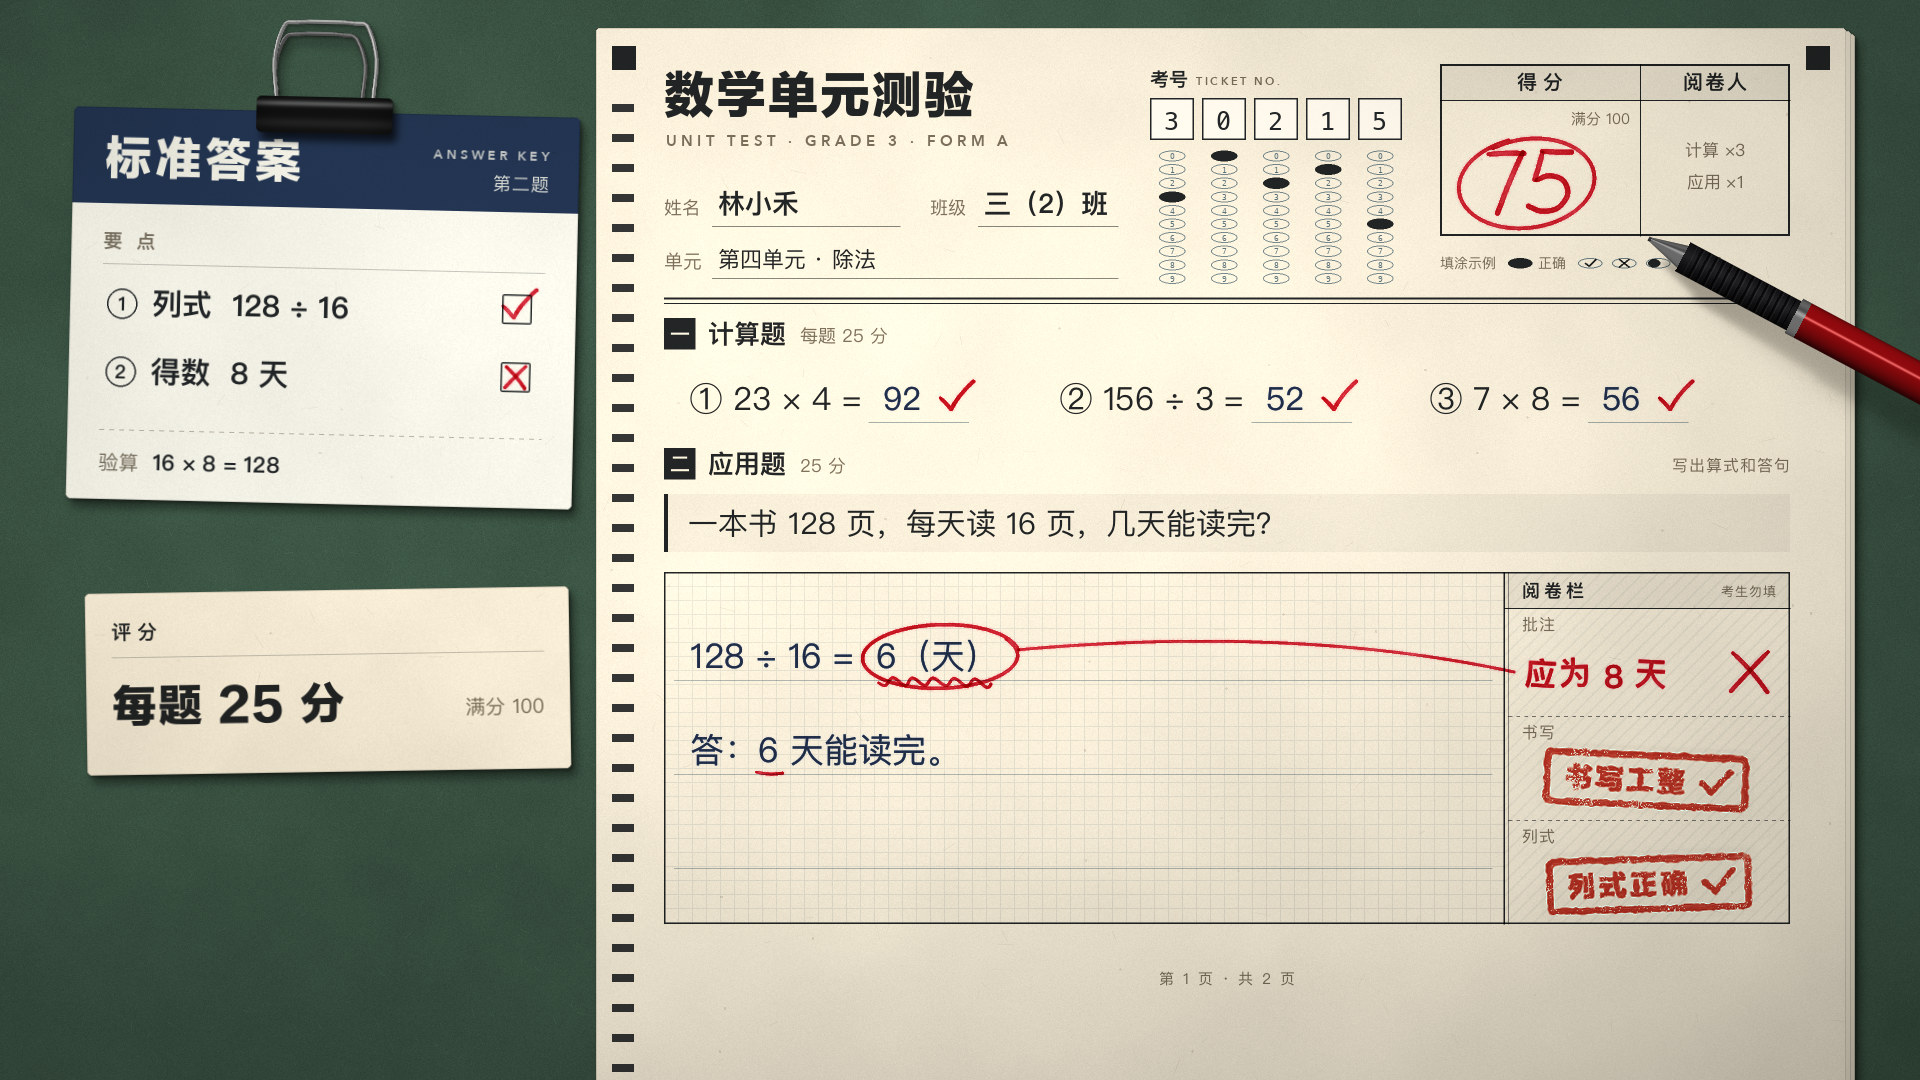

Generate this figure with Python:
"""Example (exam grading): 数学单元测验 · Unit Test, Graded — a primary-school maths quiz being marked on a green
felt desk. The answer sheet (two more sheets under it) is a printed form: timing marks, a heavy title, name and class
fields, a ticket number with its bubbles filled, a score / grader table, section one (three sums in a row) and
section two (a word problem in a tinted box, an answer box with ruled lines and a hatched grading column). On the
left, the answer key is clipped to a card with a black binder clip, and a slip gives the marking scheme.

The candidate writes the answers line by line in blue-black. Two rubber stamps land in the grading column (书写工整
✓, 列式正确 ✓): the set-up of the word problem is right. Then the red pen ticks the three sums, finds the slip in
128 ÷ 16 = 6: a wavy underline, a ring round 6（天）, a leader out to the grading column, the note 应为 8 天 and a
cross; it underlines the 6 in the answer sentence too, ticks ① and crosses ② on the key, and writes 75 in the score
box, circled.
No image model.
python3 grading_math_quiz.py [out.jpg] [--stages DIR]
"""
import os, sys, time
sys.path.insert(0, os.path.join(os.path.dirname(os.path.abspath(__file__)), '..', 'lib'))
import numpy as np
from grading import Grading, INK, GRAY, NAVY, PAPERS

out = sys.argv[1] if len(sys.argv) > 1 and not sys.argv[1].startswith('--') else 'grading_math_quiz.jpg'
stages = sys.argv[sys.argv.index('--stages') + 1] if '--stages' in sys.argv else None
T0 = time.time()
tick = lambda name: print(f'{name:16s} {time.time() - T0:5.1f}s') if os.environ.get('GRADING_TIMING') else None

W, H = 1920, 1080
g = Grading(W, H, seed=7, keep_stages=bool(stages), stages_dir=stages)
g.desk()
tick('desk')

# ===================================================================== the answer sheet (printed)
CX0, CX1, COL = 664, 1790, 1504
s = g.sheet(596, 28, 1250, 1110, stack=2)
s.corner_mark(612, 46); s.corner_mark(1806, 46)
s.timing_track(612, 104, 1130)
s.title('数学单元测验', CX0, 112, 50, sub='UNIT TEST · GRADE 3 · FORM A')
s.field('姓名', '林小禾', CX0, 214, 900)
s.field('班级', '三（2）班', 930, 214, 1118)
s.text('单元', CX0, 268, 19, 'body', GRAY)
s.text('第四单元 · 除法', CX0 + 54, 267, 22, 'body', INK)
s.line([(CX0 + 48, 278), (1118, 278)], 1.0, INK, 0.55)
s.ticket(1150, 98, '30215')
SCORE = s.score_box(1440, 64, note='满分 100', lines=('计算 ×3', '应用 ×1'))
s.fill_example(1440, 268)
s.line([(CX0, 298), (CX1, 298)], 2.2); s.line([(CX0, 303), (CX1, 303)], 0.8)

# section one: three sums in a row
s.section(CX0, 318, '一', '计算题', '每题 25 分')
SUMS = [('① 23 × 4 =', '92'), ('② 156 ÷ 3 =', '52'), ('③ 7 × 8 =', '56')]
SUM_X = [690, 1060, 1430]
SUM_Y = 410
sum_ans = []
for (q, a), x in zip(SUMS, SUM_X):
    end = s.text(q, x, SUM_Y, 32, 'body', INK)
    s.line([(end + 8, SUM_Y + 12), (end + 108, SUM_Y + 12)], 1.0, '#486880', 0.5)
    sum_ans.append((end + 22, a))

# section two: a word problem, an answer box with a grading column
s.section(CX0, 448, '二', '应用题', '25 分', meta='写出算式和答句', x1=CX1)
s.question(CX0, 494, CX1, 552, '一本书 128 页，每天读 16 页，几天能读完？', 30)
FY0, FY1 = 572, 924
LINES = [668, 762, 856]
s.answer_frame(CX0, FY0, CX1, FY1, col=COL, lines=[b + 12 for b in LINES],
               rows=[('批注', 630, 716), ('书写', 738, 820), ('列式', 842, None)])
s.text('第 1 页 · 共 2 页', (CX0 + CX1) / 2, 984, 15, 'body', GRAY, anchor='ms', spacing=2)
tick('sheet')

# ===================================================================== the answer key card and the slip
KX, KY, KW, KH = 70, 112, 506, 392
key = g.card(KX, KY, KW, KH, rot=-1.3)
key.band(KX, KY, KX + KW, KY + 96, NAVY)
key.text('标准答案', KX + 32, KY + 66, 46, 'heavy', mode='knock', spacing=4)
key.text('ANSWER KEY', KX + KW - 30, KY + 44, 13, 'latin', mode='knock', anchor='rs', spacing=3.5, alpha=0.75)
key.text('第二题', KX + KW - 30, KY + 74, 18, 'body', mode='knock', anchor='rs', spacing=1, alpha=0.85)
key.text('要 点', KX + 32, KY + 140, 19, 'bold', GRAY, spacing=4)
key.line([(KX + 32, KY + 156), (KX + KW - 32, KY + 156)], 1.0, INK, 0.25)
KEY_ROWS = [('列式  128 ÷ 16', KY + 206), ('得数  8 天', KY + 274)]
for i, (t, y) in enumerate(KEY_ROWS):
    key.circled(i + 1, KX + 52, y - 10)
    key.text(t, KX + 82, y, 30, 'bold', INK)
    key.checkbox(KX + KW - 74, y - 28, 30)
key.line([(KX + 32, KY + 322), (KX + KW - 32, KY + 322)], 1.2, GRAY, 0.5, dash=(5, 5))
key.text('验算', KX + 32, KY + 362, 20, 'body', GRAY)
key.text('16 × 8 = 128', KX + 86, KY + 362, 22, 'bold', INK)

SX, SY, SW, SH = 86, 590, 484, 182
slip = g.card(SX, SY, SW, SH, tint=PAPERS['slip'], rot=0.9)
slip.text('评分', SX + 26, SY + 46, 20, 'bold', INK, spacing=6)
slip.line([(SX + 26, SY + 64), (SX + SW - 26, SY + 64)], 1.0, INK, 0.25)
slip.text('每题 25 分', SX + 26, SY + 128, 44, 'heavy', INK, spacing=2)
slip.text('满分 100', SX + SW - 26, SY + 126, 20, 'body', GRAY, anchor='rs')
tick('cards')

# ===================================================================== what gets written
ans = [s.answer(a, x, SUM_Y, 32) for x, a in sum_ans]
EQ = '128 ÷ 16 =  6（天）'                              # a child's gap before the result
L1 = s.answer(EQ, 690, LINES[0], 34)
L2 = s.answer('答：6 天能读完。', 690, LINES[1], 34)
writing = ans + [L1, L2]

ST1 = s.stamp(1646, 780, '书写工整', h=60, size=28, rot=-2.5)
ST2 = s.stamp(1649, 884, '列式正确', h=60, size=28, rot=1.8)

x6a = 690 + s.width('128 ÷ 16 =  ', 34); x6b = 690 + s.width(EQ, 34)
ticks = [s.check(x + s.width(a, 32) + 34, SUM_Y - 12, 30) for x, a in sum_ans]
wave = s.wave(x6a + 2, x6b - 8, LINES[0] + 13)
ring = s.ring((x6a + x6b) / 2 + 3, LINES[0] - 11, (x6b - x6a) / 2 + 15, 31)
NOTE = (1524, 686)
lead = s.leader(ring.tip(1.0), (NOTE[0] - 10, NOTE[1] - 14), bend=36)
note = s.note('应为 8 天', NOTE[0], NOTE[1], 32)
cross = s.cross(1750, 672, 20)
u6 = s.underline(690 + s.width('答：', 34) - 2, 690 + s.width('答：6', 34) + 4, LINES[1] + 10)
kc = key.check(KX + KW - 58, KY + 206 - 16, 30)
kx = key.cross(KX + KW - 59, KY + 274 - 13, 11, width=3.0)
score = s.score('75', SCORE[0] - 14, SCORE[1] + 10, 62)
red = ticks + [wave, ring, lead, note, cross, u6, kc, kx, score]
tick('marks')
REST = (1648, 238)                                     # where the pen is put down at the end

if not stages:
    # ================================================================= just the finished picture
    g.place(s); g.place(key); g.place(slip)
    key.clip(KX + 250, KY + 2)
    for st in (ST1, ST2): st.progress = 1.0
    g.pen(*REST, lift=0.45)
    img = g.save(out)
    tick('saved')
    print('saved', out)
    sys.exit()

# ===================================================================== stage by stage (for the drawing GIF)
# names: 'x~...' are motion frames (shown briefly, no cross-fade), '@ms' sets how long a stage is held
for m in writing + red: m.progress = 0.0
for st in (ST1, ST2): st.progress = 0.0
g.stage('desk')
# the answer sheet comes down onto the felt
g.place(s, 1.0, -36, -64, -2.6); g.stage('sheet_up@260')
for k, (l, dx, dy, r) in enumerate([(0.55, -18, -30, -1.3), (0.2, -6, -10, -0.4)]):
    g.place(s, l, dx, dy, r); g.stage(f'sheet~{k}@80')
g.place(s); g.stage('sheet')
# the key card and the slip, then the clip
g.place(slip, 1.0, 30, 40, 3.0); g.place(key, 1.0, -40, -60, -3.5); g.stage('cards_up@260')
for k, l in enumerate((0.55, 0.2)):
    g.place(key, l, -40 * l, -60 * l, -3.5 * l); g.place(slip, l, 30 * l, 40 * l, 3.0 * l); g.stage(f'cards~{k}@80')
g.place(key); g.place(slip); g.stage('cards')
key.clip(KX + 250, KY + 2); g.stage('clip@600')
# the answers, line by line
for i, m in enumerate(writing):
    for k, p in enumerate((0.5,) if len(m.path[0]) < 6 else (0.34, 0.67)):
        m.progress = p; g.stage(f'ans{i}~{k}@110')
    m.progress = 1.0; g.stage(f'ans{i}@420')
# two stamps, one after the other: down, press, up
for i, st in enumerate((ST1, ST2)):
    for k, h in enumerate((0.9, 0.45)):
        g.stamper(st, h); g.stage(f'stamp{i}~down{k}@{110 if k == 0 else 70}')
    g.stamper(st, 0.0); g.stage(f'stamp{i}~press@360')
    g.stamper(st, 0.5); g.stage(f'stamp{i}~up@90')
    g.stamper(None); g.stage(f'stamp{i}@650')
for st in (ST1, ST2): st.wet = 0.0


# the red pen: travels lifted between marks, writes each one
def canvas_of(m, p):
    paper = m.paper if hasattr(m, 'paper') else m.parts[0].paper
    return paper.to_canvas(*m.tip(p))


def travel(m, name, n=1, ms=80, frm=None):
    x0, y0 = frm if frm else g._pen[:2]
    x1, y1 = canvas_of(m, 0.0)
    for k in range(1, n + 1):
        u = k / (n + 1)
        g.pen(x0 + (x1 - x0) * u, y0 + (y1 - y0) * u, lift=0.45 * np.sin(np.pi * u) + 0.08); g.stage(f'{name}~mv{k}@{ms}')


def draw(m, n, name, ms=70):
    for k in range(1, n + 1):
        g.write(m, k / n); g.stage(f'{name}~{k}@{ms}')


plan = [(ticks[0], 3, 'tick0'), (ticks[1], 3, 'tick1'), (ticks[2], 3, 'tick2'), (wave, 6, 'wave'), (ring, 9, 'ring'),
        (lead, 4, 'lead'), (note, 7, 'note'), (cross, 4, 'cross'), (u6, 2, 'under'), (kc, 3, 'keytick'), (kx, 3, 'keycross'),
        (score, 14, 'score')]
frm = (2060, 1180)
for i, (m, n, name) in enumerate(plan):
    travel(m, name, n=2 if i in (0, 9, 11) else 1, frm=frm); frm = None
    draw(m, n, name)
    if name in ('ring', 'note', 'cross', 'score'):
        g.stage(f'{name}_done@500')
g.pen(*REST, lift=0.45)
img = g.save(out, stages_dir=stages)
tick('saved')
print('saved', out)
